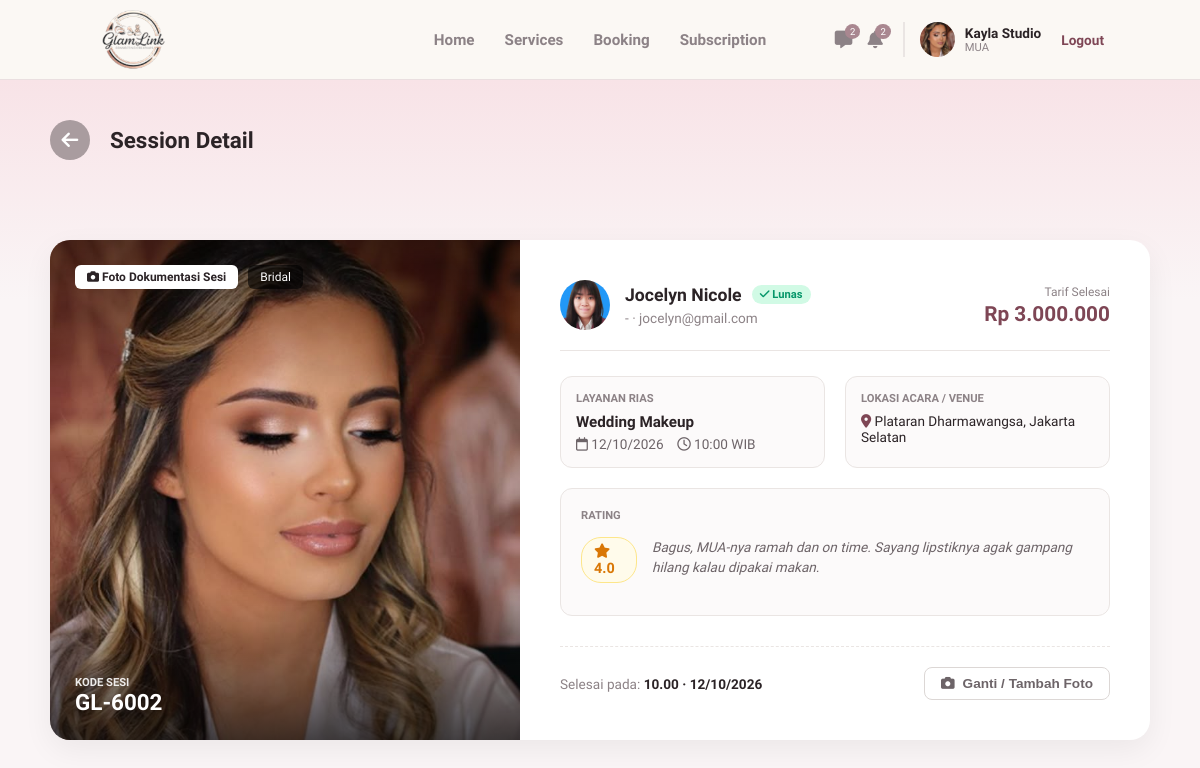
/mua/session_detail.php?id=5 (signed in), run on the app's committed database.
### tables this page shows
CREATE TABLE `users` (
  `id_user` int(11) NOT NULL,
  `nama` varchar(100) NOT NULL,
  `email` varchar(100) NOT NULL,
  `nomor_telepon` varchar(20) DEFAULT NULL,
  `nama_brand` varchar(150) DEFAULT NULL,
  `bio` text DEFAULT NULL,
  `lokasi` varchar(150) DEFAULT NULL,
  `foto_profil` varchar(255) DEFAULT NULL,
  `password` varchar(255) NOT NULL,
  `role` enum('mua','pelanggan','admin') NOT NULL,
  `dibuat_pada` timestamp NOT NULL DEFAULT current_timestamp(),
  `status_verifikasi` enum('pending','approved','rejected') NOT NULL DEFAULT 'approved',
  `alasan_tolak` varchar(255) DEFAULT NULL
);

CREATE TABLE `bookings` (
  `id_booking` int(11) NOT NULL,
  `no_invoice` varchar(20) NOT NULL,
  `id_mua` int(11) NOT NULL,
  `id_pelanggan` int(11) NOT NULL,
  `id_layanan` int(11) NOT NULL,
  `tanggal_booking` date NOT NULL,
  `waktu_booking` time NOT NULL,
  `lokasi_acara` varchar(255) DEFAULT NULL,
  `catatan` text DEFAULT NULL,
  `total_harga` int(11) NOT NULL,
  `status` enum('menunggu','dikonfirmasi','selesai','ditolak') NOT NULL DEFAULT 'menunggu',
  `is_mua_done` tinyint(1) DEFAULT 0,
  `is_client_done` tinyint(1) DEFAULT 0,
  `foto_dokumentasi` varchar(255) DEFAULT NULL,
  `rating` int(1) DEFAULT NULL,
  `ulasan` text DEFAULT NULL,
  `created_at` timestamp NOT NULL DEFAULT current_timestamp()
);

CREATE TABLE `services` (
  `id_service` int(11) NOT NULL,
  `id_mua` int(11) NOT NULL,
  `nama_layanan` varchar(150) NOT NULL,
  `kategori` varchar(100) DEFAULT NULL,
  `harga` decimal(10,2) NOT NULL,
  `durasi` varchar(50) DEFAULT NULL,
  `deskripsi` text DEFAULT NULL,
  `fasilitas` text DEFAULT NULL
);

### mua/session_detail.php (the view, shortened to what this page needs)
<?php
require '../koneksi.php';
$id_mua = $_SESSION['id_user'];
$id_booking = isset($_GET['id']) ? mysqli_real_escape_string($koneksi, $_GET['id']) : 0;
$query = mysqli_query($koneksi, "
    SELECT b.*, u.nama AS nama_klien, u.email AS email_klien, u.nomor_telepon, u.foto_profil AS foto_klien,
           s.nama_layanan, s.kategori
    FROM bookings b
    LEFT JOIN users u ON b.id_pelanggan = u.id_user
    LEFT JOIN services s ON b.id_layanan = s.id_service
    WHERE b.id_booking = '$id_booking' AND b.id_mua = '$id_mua'
");
$detail = mysqli_fetch_assoc($query);
$foto_dokum = !empty($detail['foto_dokumentasi']) ? $detail['foto_dokumentasi'] : 'default_dokum.jpg';
$kategori = !empty($detail['kategori']) ? $detail['kategori'] : 'Layanan';
$rating = !empty($detail['rating']) ? number_format($detail['rating'], 1) : '-';
$ulasan = !empty($detail['ulasan']) ? $detail['ulasan'] : 'Klien belum memberikan ulasan.';
$waktu_selesai = date('H.i', strtotime($detail['waktu_booking']));
$tanggal_selesai = date('d/m/Y', strtotime($detail['tanggal_booking']));
?>
<!DOCTYPE html>
<html lang="id">
<head>
    <link rel="stylesheet" href="https://cdnjs.cloudflare.com/ajax/libs/font-awesome/6.4.0/css/all.min.css">
    <link rel="stylesheet" href="../assets/css/navbar.css">
    <link rel="stylesheet" href="../assets/css/mua_booking.css">
</head>
<body>
    <?php include '../navbar.php'; ?>
    <div class="detail-top-bg">
        <div class="detail-container">
            <a href="booking.php?tab=done" class="btn-back"><i class="fa-solid fa-arrow-left"></i></a>
            <h2>Session Detail</h2>
        </div>
    </div>
    <main class="detail-container" style="margin-top: -60px; padding-bottom: 50px;">
        <div class="sc-card">
            <div class="sc-left" style="background-image: url('../assets/img/<?php echo htmlspecialchars($foto_dokum); ?>');">
                <div class="sc-badges-top">
                    <span class="badge-foto"><i class="fa-solid fa-camera"></i> Foto Dokumentasi Sesi</span>
                    <span class="badge-kategori"><?php echo htmlspecialchars($kategori); ?></span>
                </div>
                <div class="sc-kode-bottom">
                    <span class="k-label">KODE SESI</span>
                    <span class="k-val"><?php echo htmlspecialchars($detail['no_invoice']); ?></span>
                </div>
            </div>
            <div class="sc-right">
                <div class="sc-header-row">
                    <div class="sc-client-info">
                        <img src="../assets/img/<?php echo htmlspecialchars($detail['foto_klien'] ?? 'default.jpg'); ?>" alt="Klien">
                        <div>
                            <h3><?php echo htmlspecialchars($detail['nama_klien']); ?> <span class="badge-lunas"><i class="fa-solid fa-check"></i> Lunas</span></h3>
                            <p><?php echo htmlspecialchars($detail['nomor_telepon'] ?? '-'); ?> &middot; <?php echo htmlspecialchars($detail['email_klien']); ?></p>
                        </div>
                    </div>
                    <div class="sc-price-info">
                        <span class="p-label">Tarif Selesai</span>
                        <span class="p-val">Rp <?php echo number_format($detail['total_harga'], 0, ',', '.'); ?></span>
                    </div>
                </div>
                <div class="sc-grid-info">
                    <div class="sc-box">
                        <span class="b-label">LAYANAN RIAS</span>
                        <span class="b-title"><?php echo htmlspecialchars($detail['nama_layanan']); ?></span>
                        <span class="b-desc"><i class="fa-regular fa-calendar"></i> <?php echo $tanggal_selesai; ?> &nbsp;&nbsp; <i class="fa-regular fa-clock"></i> <?php echo date('H:i', strtotime($detail['waktu_booking'])); ?> WIB</span>
                    </div>
                    <div class="sc-box">
                        <span class="b-label">LOKASI ACARA / VENUE</span>
                        <span class="b-desc" style="margin-top:5px; color:#2b2326;"><i class="fa-solid fa-location-dot" style="color:#7E4655;"></i> <?php echo htmlspecialchars($detail['lokasi_acara']); ?></span>
                    </div>
                </div>
                <div class="sc-rating-container">
                    <span class="r-label">RATING</span>
                    <div class="r-content">
                        <div class="r-badge"><i class="fa-solid fa-star"></i> <?php echo $rating; ?></div>
                        <div class="r-text"><?php echo htmlspecialchars($ulasan); ?></div>
                    </div>
                </div>
                <div class="sc-footer">
                    <div class="sf-time">Selesai pada: <strong><?php echo $waktu_selesai; ?> &middot; <?php echo $tanggal_selesai; ?></strong></div>
                    <div class="sf-actions">
                        <form method="POST" enctype="multipart/form-data" style="margin: 0; display: inline-block;">
                            <button type="button" class="btn-outline-grey" onclick="document.getElementById('fileUpdateDokum').click();">
                                <i class="fa-solid fa-camera"></i> Ganti / Tambah Foto
                            </button>
                        </form>
                    </div>
                </div>
            </div>
        </div>
    </main>
</body>
</html>

### navbar.php (shortened to what this page needs)
<?php
$path_prefix = in_array(basename(dirname($_SERVER['PHP_SELF'])), ['mua', 'klien']) ? '../' : '';
$nav_logged_in = isset($_SESSION['status_login']) && $_SESSION['status_login'] == true;
$nav_role = isset($_SESSION['role']) ? $_SESSION['role'] : '';
if ($nav_logged_in && in_array($nav_role, ['mua', 'pelanggan']) && isset($koneksi)) {
    $id_mua_nav = $_SESSION['id_user'];
    $nav_query = mysqli_query($koneksi, "SELECT nama, nama_brand, foto_profil, status_verifikasi FROM users WHERE id_user = '$id_mua_nav'");
    $nav_profil = mysqli_fetch_assoc($nav_query);
}
?>
<header class="navbar">
    <div class="logo">
        <a href="<?php echo $path_prefix; ?>index.php">
            <img src="<?php echo $path_prefix; ?>assets/img/logo.png" alt="GlamLink">
        </a>
    </div>
    <?php if (!$nav_logged_in): ?>
        <div class="nav-links">
            <a href="<?php echo $path_prefix; ?>login.php" class="btn-text">Masuk</a>
            <a href="<?php echo $path_prefix; ?>login.php" class="btn-outline">Masuk Sebagai MUA</a>
            <a href="<?php echo $path_prefix; ?>register.php" class="btn-filled">Daftar</a>
        </div>
    <?php elseif ($nav_role == 'mua'): ?>
        <?php if (($nav_profil['status_verifikasi'] ?? 'approved') === 'approved'): ?>
        <div class="nav-menu-mua">
            <a href="<?php echo $path_prefix; ?>mua/index.php">Home</a>
            <a href="<?php echo $path_prefix; ?>mua/services.php">Services</a>
            <a href="<?php echo $path_prefix; ?>mua/booking.php">Booking</a>
            <a href="<?php echo $path_prefix; ?>mua/subscription.php">Subscription</a>
        </div>
        <?php endif; ?>
        <div class="nav-profile-mua">
            <div class="nav-icons">
                <a href="#" class="icon-btn"><i class="fa-solid fa-message"></i><span class="badge">2</span></a>
                <a href="#" class="icon-btn"><i class="fa-solid fa-bell"></i><span class="badge">2</span></a>
            </div>
            <div class="profile-info">
                <?php if(!empty($nav_profil['foto_profil'])): ?>
                    <img src="<?php echo $path_prefix; ?>assets/img/<?php echo htmlspecialchars($nav_profil['foto_profil']); ?>" alt="Profile">
                <?php else: ?>
                    <div style="width:35px;height:35px;background:#e0d8da;border-radius:50%;display:flex;align-items:center;justify-content:center;color:#fff;font-size:0.8rem;"><i class="fa-solid fa-user"></i></div>
                <?php endif; ?>
                <div class="profile-text">
                    <span class="brand-name"><?php echo htmlspecialchars($nav_profil['nama_brand'] ?? 'Nama Brand'); ?></span>
                    <span class="role-text"><?php echo ($nav_profil['status_verifikasi'] ?? 'approved') === 'approved' ? 'MUA' : 'Belum terverifikasi'; ?></span>
                </div>
            </div>
            <a href="<?php echo $path_prefix; ?>logout.php" class="logout-link">Logout</a>
        </div>
    <?php endif; ?>
</header>

### assets/css/navbar.css (style rules this page uses)
:root { --gl-primary: #7E4655; --gl-primary-dark: #623642; --gl-soft: #f0e6e9; }
.navbar { position: fixed; inset: 0 0 auto 0; height: 80px; display: flex; align-items: center; justify-content: space-between; padding: 0 8%; background-color: #FBF8F4; border-bottom: 1px solid #eadfe0; box-sizing: border-box; z-index: 1000; font-family: 'Plus Jakarta Sans', sans-serif; }
.navbar .logo { display: flex; align-items: center; }
.navbar .logo img { display: block; height: 60px; width: auto; }
.nav-menu-mua { display: flex; gap: 30px; font-weight: 600; font-size: 0.95rem; position: absolute; left: 50%; transform: translateX(-50%); }
.nav-menu-mua a { text-decoration: none; color: #8c8286; transition: 0.3s; font-family: 'Plus Jakarta Sans', sans-serif; }
.nav-profile-mua { display: flex; align-items: center; gap: 20px; }
.nav-icons { display: flex; gap: 15px; }
.nav-icons .icon-btn { position: relative; color: #8c8286; font-size: 1.1rem; text-decoration: none; }
.nav-icons .badge { position: absolute; top: -6px; right: -8px; background-color: #A98790; color: white; font-size: 0.6rem; padding: 2px 5px; border-radius: 50%; }
.profile-info { display: flex; align-items: center; gap: 10px; border-left: 2px solid #eae5e3; padding-left: 15px; }
.profile-info img { width: 35px; height: 35px; border-radius: 50%; object-fit: cover; }
.profile-text { display: flex; flex-direction: column; }
.profile-text .brand-name { font-weight: 700; color: #2b2326; font-size: 0.85rem; }
.profile-text .role-text { font-size: 0.7rem; color: #8c8286; }
.logout-link { color: var(--gl-primary); font-size: 0.85rem; text-decoration: none; font-weight: 600; }

### data on the page
users: foto_profil (picture), nama_brand "Kayla Studio"
bookings: foto_dokumentasi (picture), id_layanan.kategori "Bridal", no_invoice "GL-6002", id_pelanggan.foto_profil (picture), id_pelanggan.nama "Jocelyn Nicole", id_pelanggan.nomor_telepon "-", id_pelanggan.email "jocelyn@gmail.com", total_harga "3.000.000", id_layanan.nama_layanan "Wedding Makeup", tanggal_booking "12/10/2026", waktu_booking "10:00", lokasi_acara "Plataran Dharmawangsa, Jakarta Selatan", rating "4.0", ulasan "Bagus, MUA-nya ramah dan on time. Sayang lipstiknya agak gampang hilang kalau dipakai makan.", waktu_booking "10.00"
